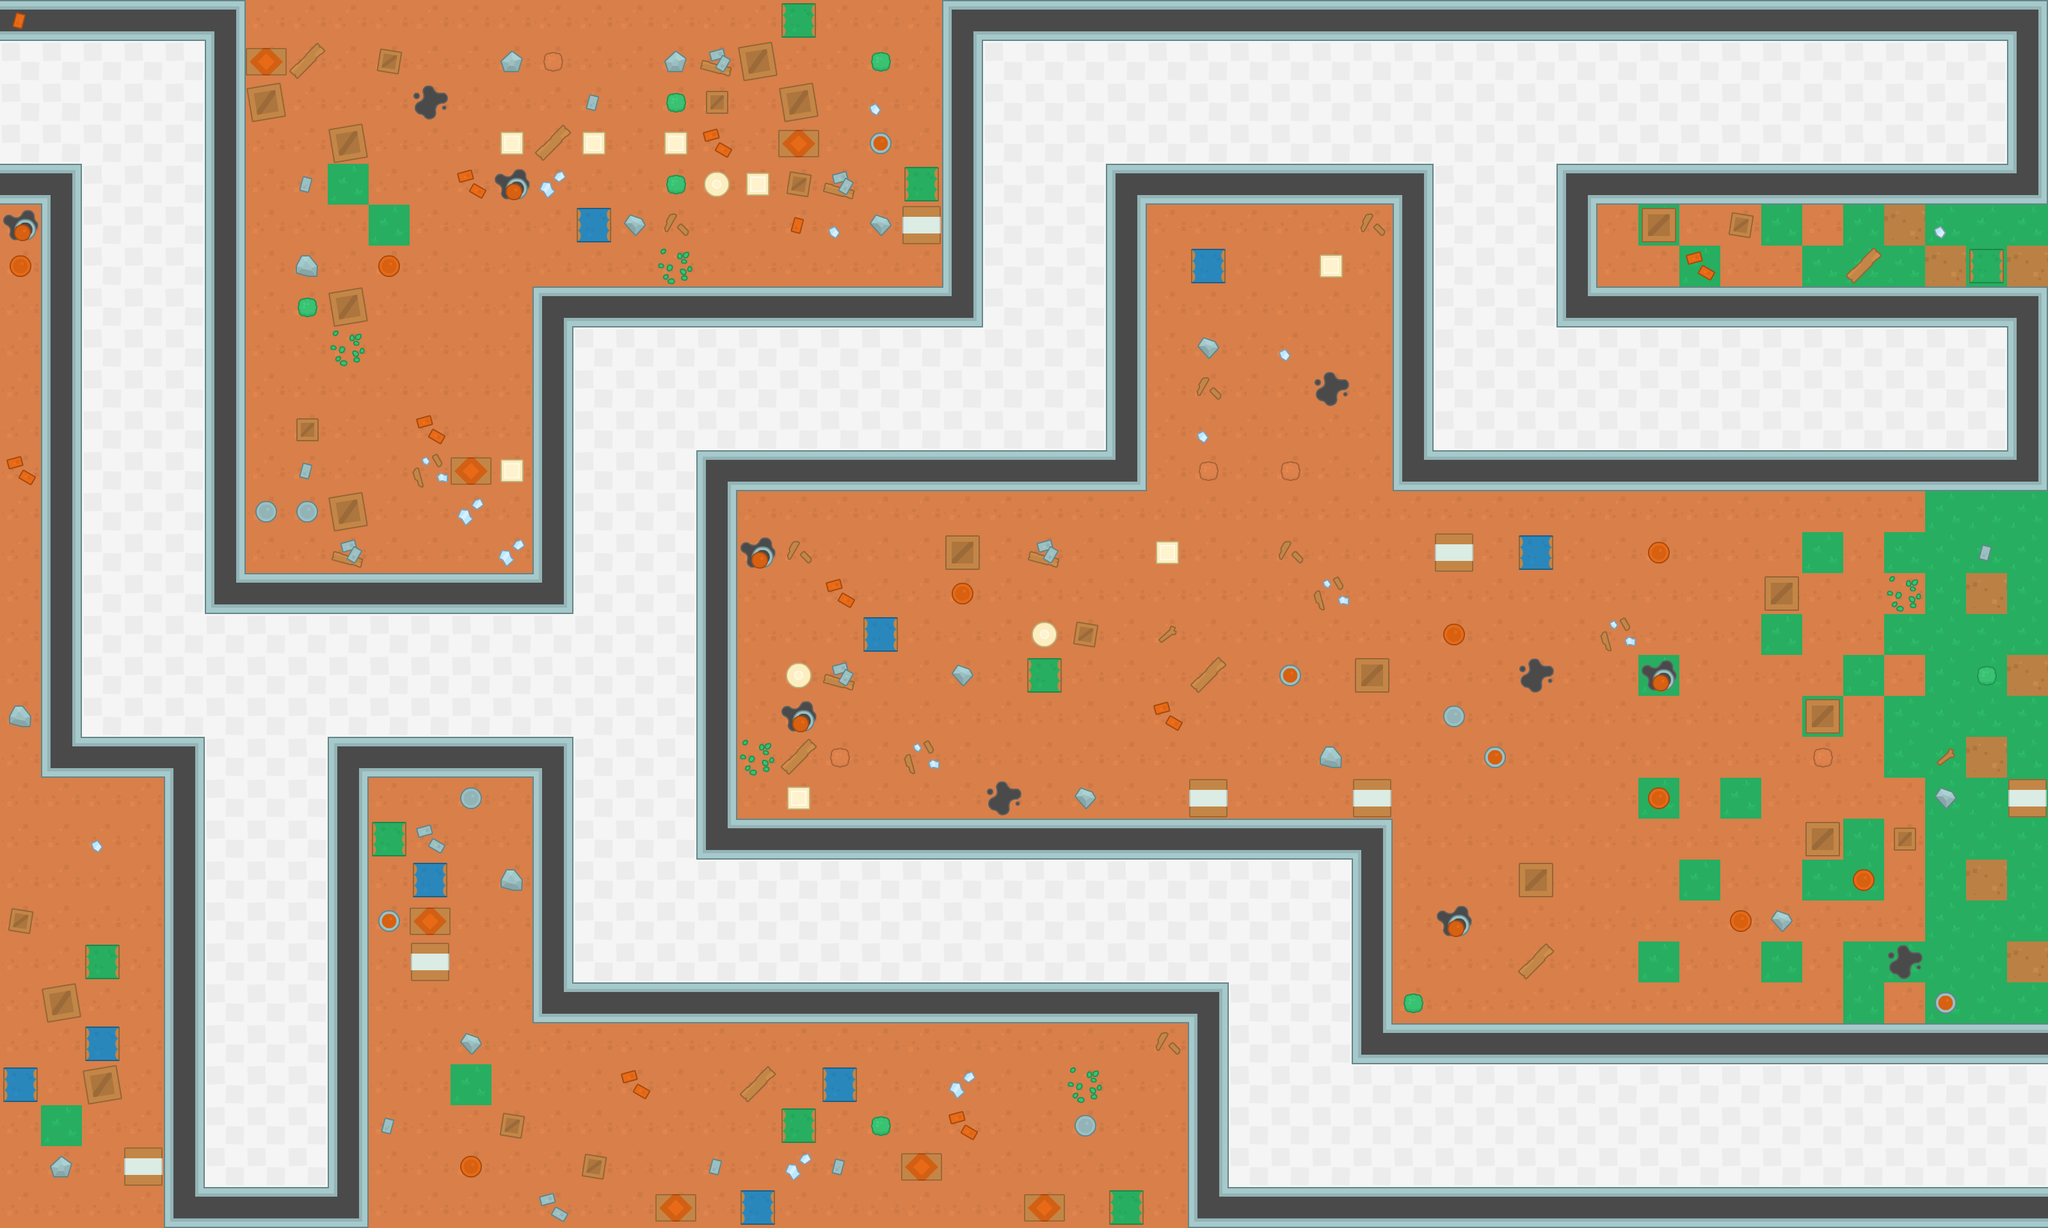

This is a level from a 2D game, rendered from its Tiled map with the project's own tilesets. A one-line summary and the map file follow, with tile-layer data summarised:
An orthogonal 50x30 tile map with 64x64 px tiles, 4 tile layers (ground, walls, items, decorations) and 107 objects (61x zombie, 34x wall, 7x ammo, 3x health, player, ...).

<map version="1.2" tiledversion="1.2.3" orientation="orthogonal" renderorder="right-down" width="50" height="30" tilewidth="64" tileheight="64" infinite="0" nextlayerid="10" nextobjectid="572">
 <tileset firstgid="1" name="spritesheet_tiles" tilewidth="64" tileheight="64" spacing="10" tilecount="540" columns="27">
  <image source="../img/spritesheet_tiles.png" width="1988" height="1470" />
 </tileset>
 <layer id="1" name="ground" width="50" height="30">
  <data>[1500 cells, 1500 non-empty, 4 distinct tile ids]</data>
 </layer>
 <layer id="2" name="walls" width="50" height="30">
  <data>[1500 cells, 300 non-empty, 6 distinct tile ids]</data>
 </layer>
 <layer id="3" name="items" width="50" height="30">
  <data>[1500 cells, 0 non-empty, 0 distinct tile ids]</data>
 </layer>
 <layer id="4" name="decorations" width="50" height="30">
  <data>[1500 cells, 189 non-empty, 33 distinct tile ids]</data>
 </layer>
 <objectgroup id="5" name="Obstacles">
  <object id="294" name="player" x="64" y="144" width="32" height="32" />
  <object id="295" name="zombie" x="208" y="592" width="32" height="32" />
  <object id="441" name="health" x="912" y="528" width="32" height="32" />
  <object id="450" name="ammo" x="400" y="1808" width="32" height="32" />
  <object id="460" name="zombie" x="336" y="1808" width="32" height="32" />
  <object id="461" name="zombie" x="464" y="1808" width="32" height="32" />
  <object id="462" name="zombie" x="400" y="1744" width="32" height="32" />
  <object id="463" name="zombie" x="336" y="1680" width="32" height="32" />
  <object id="464" name="zombie" x="464" y="1680" width="32" height="32" />
  <object id="465" name="zombie" x="400" y="1616" width="32" height="32" />
  <object id="466" name="zombie" x="336" y="1552" width="32" height="32" />
  <object id="467" name="zombie" x="464" y="1552" width="32" height="32" />
  <object id="468" name="zombie" x="400" y="1488" width="32" height="32" />
  <object id="469" name="zombie" x="208" y="1040" width="32" height="32" />
  <object id="470" name="zombie" x="976" y="1040" width="32" height="32" />
  <object id="471" name="zombie" x="400" y="1040" width="32" height="32" />
  <object id="472" name="zombie" x="976" y="1424" width="32" height="32" />
  <object id="473" name="zombie" x="3024" y="144" width="32" height="32" />
  <object id="474" name="zombie" x="2960" y="208" width="32" height="32" />
  <object id="477" name="zombie" x="2960" y="80" width="32" height="32" />
  <object id="478" name="ammo" x="3088" y="208" width="32" height="32" />
  <object id="479" name="health" x="3088" y="80" width="32" height="32" />
  <object id="480" name="ammo" x="3088" y="656" width="32" height="32" />
  <object id="481" name="health" x="3088" y="528" width="32" height="32" />
  <object id="482" name="zombie" x="3024" y="592" width="32" height="32" />
  <object id="483" name="zombie" x="2960" y="656" width="32" height="32" />
  <object id="484" name="zombie" x="2960" y="528" width="32" height="32" />
  <object id="485" name="zombie" x="2896" y="592" width="32" height="32" />
  <object id="486" name="zombie" x="2832" y="656" width="32" height="32" />
  <object id="487" name="zombie" x="2832" y="528" width="32" height="32" />
  <object id="488" name="zombie" x="2896" y="144" width="32" height="32" />
  <object id="489" name="zombie" x="2832" y="208" width="32" height="32" />
  <object id="490" name="zombie" x="2832" y="80" width="32" height="32" />
  <object id="491" name="zombie" x="976" y="592" width="32" height="32" />
  <object id="492" name="zombie" x="1616" y="592" width="32" height="32" />
  <object id="493" name="zombie" x="1616" y="144" width="32" height="32" />
  <object id="494" name="zombie" x="2000" y="1424" width="32" height="32" />
  <object id="495" name="zombie" x="2000" y="1744" width="32" height="32" />
  <object id="496" name="zombie" x="1616" y="1424" width="32" height="32" />
  <object id="497" name="zombie" x="1424" y="1424" width="32" height="32" />
  <object id="498" name="zombie" x="1232" y="1424" width="32" height="32" />
  <object id="499" name="zombie" x="976" y="784" width="32" height="32" />
  <object id="500" name="zombie" x="720" y="1040" width="32" height="32" />
  <object id="501" name="zombie" x="400" y="1232" width="32" height="32" />
  <object id="502" name="zombie" x="336" y="1360" width="32" height="32" />
  <object id="503" name="zombie" x="464" y="1360" width="32" height="32" />
  <object id="504" name="zombie" x="208" y="864" width="32" height="32" />
  <object id="505" name="zombie" x="208" y="720" width="32" height="32" />
  <object id="506" name="ammo" x="912" y="1488" width="32" height="32" />
  <object id="513" name="zombie" x="2192" y="1744" width="32" height="32" />
  <object id="514" name="zombie" x="2384" y="1744" width="32" height="32" />
  <object id="515" name="zombie" x="2576" y="1744" width="32" height="32" />
  <object id="516" name="zombie" x="2768" y="1744" width="32" height="32" />
  <object id="517" name="zombie" x="2960" y="1744" width="32" height="32" />
  <object id="518" name="zombie" x="3088" y="1744" width="32" height="32" />
  <object id="519" name="zombie" x="1808" y="1424" width="32" height="32" />
  <object id="520" name="zombie" x="1168" y="592" width="32" height="32" />
  <object id="521" name="zombie" x="1360" y="592" width="32" height="32" />
  <object id="522" name="zombie" x="1616" y="400" width="32" height="32" />
  <object id="523" name="zombie" x="1808" y="144" width="32" height="32" />
  <object id="524" name="zombie" x="2000" y="144" width="32" height="32" />
  <object id="525" name="zombie" x="2192" y="144" width="32" height="32" />
  <object id="526" name="zombie" x="2384" y="144" width="32" height="32" />
  <object id="527" name="zombie" x="2320" y="400" width="32" height="32" />
  <object id="528" name="zombie" x="2320" y="592" width="32" height="32" />
  <object id="529" name="zombie" x="2512" y="592" width="32" height="32" />
  <object id="530" name="zombie" x="2704" y="592" width="32" height="32" />
  <object id="531" name="zombie" x="976" y="1232" width="32" height="32" />
  <object id="533" name="zombie" x="2576" y="144" width="32" height="32" />
  <object id="534" name="ammo" x="1104" y="528" width="32" height="32" />
  <object id="535" name="ammo" x="2256" y="144" width="32" height="32" />
  <object id="536" name="ammo" x="592" y="1040" width="32" height="32" />
  <object id="537" name="wall" x="0" y="0" width="384" height="64" />
  <object id="538" name="wall" x="64" y="256" width="64" height="960" />
  <object id="539" name="wall" x="320" y="64" width="64" height="896" />
  <object id="540" name="wall" x="128" y="1152" width="192" height="64" />
  <object id="541" name="wall" x="256" y="1216" width="64" height="704" />
  <object id="542" name="wall" x="320" y="1856" width="256" height="64" />
  <object id="543" name="wall" x="512" y="1152" width="64" height="704" />
  <object id="544" name="wall" x="384" y="896" width="512" height="64" />
  <object id="545" name="wall" x="576" y="1152" width="320" height="64" />
  <object id="546" name="wall" x="832" y="1216" width="64" height="384" />
  <object id="547" name="wall" x="832" y="448" width="64" height="448" />
  <object id="548" name="wall" x="896" y="448" width="640" height="64" />
  <object id="549" name="wall" x="1472" y="0" width="64" height="448" />
  <object id="550" name="wall" x="896" y="1536" width="1024" height="64" />
  <object id="551" name="wall" x="1856" y="1600" width="64" height="320" />
  <object id="552" name="wall" x="1920" y="1856" width="1280" height="64" />
  <object id="553" name="wall" x="2112" y="1600" width="1088" height="64" />
  <object id="554" name="wall" x="1088" y="1280" width="1088" height="64" />
  <object id="555" name="wall" x="2112" y="1344" width="64" height="256" />
  </objectgroup>
</map>
<!-- 16 of 107 objects omitted -->
